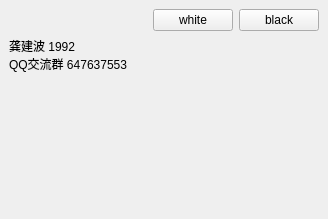
<?xml version="1.0" encoding="UTF-8"?>
<ui version="4.0">
 <class>MainWindow</class>
 <widget class="QMainWindow" name="MainWindow">
  <property name="geometry">
   <rect>
    <x>0</x>
    <y>0</y>
    <width>328</width>
    <height>219</height>
   </rect>
  </property>
  <property name="windowTitle">
   <string>MainWindow</string>
  </property>
  <widget class="QWidget" name="centralwidget">
   <layout class="QVBoxLayout" name="verticalLayout">
    <item>
     <layout class="QHBoxLayout" name="horizontalLayout">
      <item>
       <spacer name="horizontalSpacer">
        <property name="orientation">
         <enum>Qt::Horizontal</enum>
        </property>
        <property name="sizeHint" stdset="0">
         <size>
          <width>40</width>
          <height>20</height>
         </size>
        </property>
       </spacer>
      </item>
      <item>
       <widget class="QPushButton" name="btnWhite">
        <property name="text">
         <string>white</string>
        </property>
       </widget>
      </item>
      <item>
       <widget class="QPushButton" name="btnBlack">
        <property name="text">
         <string>black</string>
        </property>
       </widget>
      </item>
     </layout>
    </item>
    <item>
     <widget class="QLabel" name="label">
      <property name="sizePolicy">
       <sizepolicy hsizetype="Preferred" vsizetype="Expanding">
        <horstretch>0</horstretch>
        <verstretch>0</verstretch>
       </sizepolicy>
      </property>
      <property name="text">
       <string>龚建波 1992
QQ交流群 647637553</string>
      </property>
      <property name="alignment">
       <set>Qt::AlignLeading|Qt::AlignLeft|Qt::AlignTop</set>
      </property>
     </widget>
    </item>
   </layout>
  </widget>
 </widget>
 <resources/>
 <connections/>
</ui>
